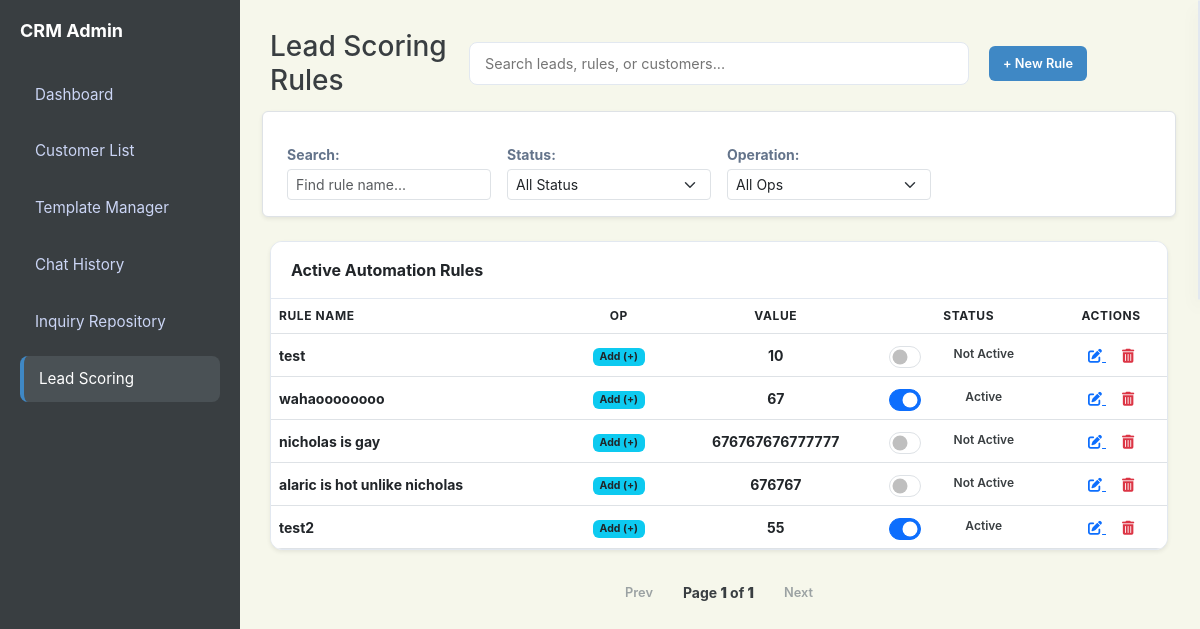
/scoring, run on an earlier commit of the app's database.
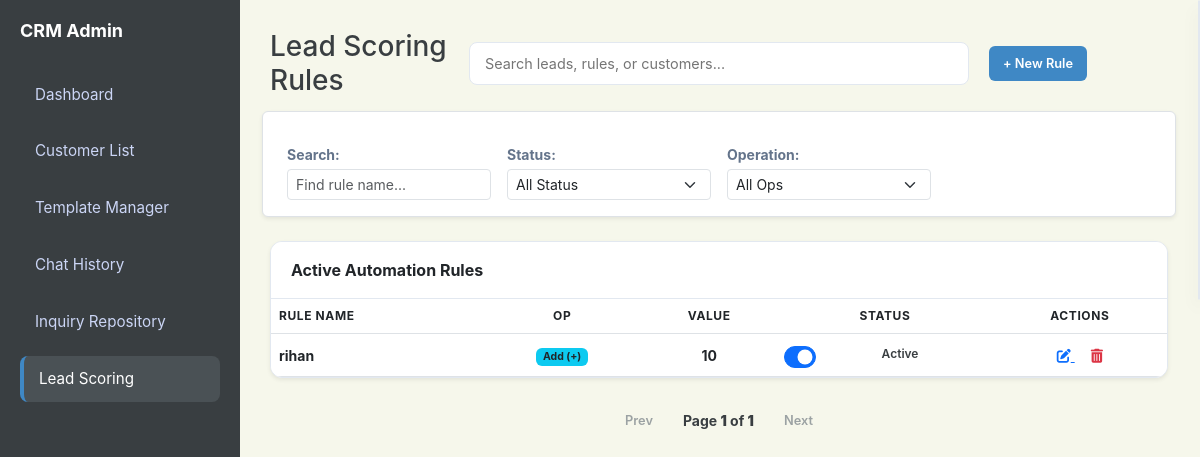
And on a later commit of the database.
### app.py (models this page shows)
class Rule(db.Model):
    id = db.Column(db.Integer, primary_key=True)
    name = db.Column(db.String(100), nullable=False)
    keywords = db.Column(db.String(200), nullable=False)
    score = db.Column(db.Integer, nullable=False)
    operation = db.Column(db.String(10), nullable=False, default='+')
    active = db.Column(db.Boolean, default=True)

### app.py (the view)
@app.route('/scoring')
def lead_scoring():
    rules = Rule.query.all()
    return render_template('lead-scoring.html', rules=rules)

### app.py (called while the page is built)
@app.context_processor
def inject_search_data():
    customers = Customer.query.all()
    inquiries = Inquiry.query.all()
    rules = Rule.query.all()
    search_seed = []
    for c in customers:
        search_seed.append({"display": c.name, "category": "Customer", "page": "/customers"})
    for i in inquiries:
        search_seed.append({"display": f"Inquiry: {i.customer}", "category": "Inquiry", "page": f"/inquiry/{i.id}"})
    for r in rules:
        search_seed.append({"display": r.name, "category": "Rule", "page": "/scoring"})
    return dict(search_seed=search_seed)

### templates/lead-scoring.html (shortened to what this page needs)
<!DOCTYPE html>
<html lang="en">
<head>
    <link href="https://cdn.jsdelivr.net/npm/bootstrap@5.3.0/dist/css/bootstrap.min.css" rel="stylesheet">
    <link rel="stylesheet" href="https://cdnjs.cloudflare.com/ajax/libs/font-awesome/6.0.0/css/all.min.css">
    <link rel="stylesheet" href="{{ url_for('static', filename='style.css') }}">
</head>
<body id="page-scoring">
    <aside class="sidebar">
        <h2>CRM Admin</h2>
        <a href="/dashboard" class="nav-link nav-dashboard">Dashboard</a>
        <a href="/customers" class="nav-link nav-customers">Customer List</a>
        <a href="/templates-manager" class="nav-link nav-templates">Template Manager</a>
        <a href="/history" class="nav-link nav-history">Chat History</a>
        <a href="/repository" class="nav-link nav-repository">Inquiry Repository</a>
        <a href="/scoring" class="nav-link nav-scoring active">Lead Scoring</a>
    </aside>
    <main class="main">
        <div class="header">
            <div class="header-left">
                <h1 class="h3 mb-0">Lead Scoring Rules</h1>
            </div>
            <div class="search-container">
                <input type="text" placeholder="Search leads, rules, or customers..." class="taskbar-search">
            </div>
            <div class="header-right">
                <a href="{{ url_for('add_rule') }}" class="btn btn-blue">+ New Rule</a>
            </div>
        </div>
        <div class="row g-3 mb-4 p-3 bg-white border rounded shadow-sm align-items-end">
            <div class="col-md-3">
                <label class="small fw-bold mb-1 d-block">Search:</label>
                <input type="text" id="searchInput" class="form-control form-control-sm" placeholder="Find rule name..."
                    onkeyup="applyFilters()">
            </div>
            <div class="col-md-3">
                <label class="small fw-bold mb-1 d-block">Status:</label>
                <select id="filterStatus" class="form-select form-select-sm" onchange="applyFilters()">
                    <option value="all">All Status</option>
                </select>
            </div>
            <div class="col-md-3">
                <label class="small fw-bold mb-1 d-block">Operation:</label>
                <select id="filterOperation" class="form-select form-select-sm" onchange="applyFilters()">
                    <option value="all">All Ops</option>
                </select>
            </div>
        </div>
        <div class="card p-0 shadow-sm overflow-hidden">
            <div class="card-header bg-white py-3 fw-bold">Active Automation Rules</div>
            <div class="table-responsive">
                <table class="table mb-0">
                    <thead class="bg-light small text-uppercase">
                        <tr>
                            <th>Rule Name</th>
                            <th class="text-center">Op</th>
                            <th class="text-center">Value</th>
                            <th class="text-center">Status</th>
                            <th class="text-center">Actions</th>
                        </tr>
                    </thead>
                    <tbody id="ruleTable" class="align-middle">
                        {% if rules|length > 0 %}
                        {% for rule in rules %}
                        <tr>
                            <td class="fw-bold">{{ rule.name }}</td>
                            <td class="text-center">
                                <span class="badge bg-info text-dark">{{ rule.operation }}</span>
                            </td>
                            <td class="text-center fw-bold">{{ rule.score }}</td>
                            <td class="text-center">
                                <div class="status-toggle-container form-check form-switch">
                                    <span class="status-label">{{ 'Active' if rule.active else 'Not Active' }}</span>
                                    <input class="form-check-input" type="checkbox" role="switch"
                                        onchange="toggleStatus('{{ rule.id }}', this)" {% if rule.active %}checked{%
                                        endif %}>
                                </div>
                            </td>
                            <td class="text-center">
                                <a href="{{ url_for('edit_rule', id=rule.id) }}" class="text-primary me-3">
                                    <i class="fas fa-edit"></i>
                                </a>
                                <a href="{{ url_for('delete_rule', id=rule.id) }}" class="text-danger"
                                    onclick="return confirm('Delete this rule?')">
                                    <i class="fas fa-trash-alt"></i>
                                </a>
                            </td>
                        </tr>
                        {% endfor %}
                        {% else %}
                        <tr>
                            <td colspan="5" class="text-center p-5 text-muted">No rules found. Click "+ New Rule" to
                                start.</td>
                        </tr>
                        {% endif %}
                    </tbody>
                </table>
            </div>
        </div>
        <div class="pagination mt-3 justify-content-center d-flex align-items-center gap-3">
            <button id="page-prev" class="btn btn-sm btn-outline-secondary">Prev</button>
            <div id="page-indicator" class="small fw-bold">Page 1 of 1</div>
            <button id="page-next" class="btn btn-sm btn-outline-secondary">Next</button>
        </div>
    </main>
</body>
</html>

### static/style.css (style rules this page uses)
:root { --blue: #3F88C5; --red: #E94F37; --green: #44BBA4; --gray: #64748b; --slate-900: #393E41; --slate-800: #4a5155; --border-radius: 12px; --bg-light: #F6F7EB; }
* { box-sizing: border-box; font-family: 'Inter', -apple-system, sans-serif; }
body { margin: 0; display: flex; background-color: var(--bg-light); color: var(--slate-900); height: 100vh; overflow: hidden; }
.sidebar { width: 240px; background: var(--slate-900); color: #fff; min-height: 100vh; padding: 20px; flex-shrink: 0; }
.sidebar h2 { font-size: 18px; margin-bottom: 30px; font-weight: 700; color: #fff; }
.nav-link { display: block; padding: 12px 15px; color: #cbd5f5; text-decoration: none; border-radius: 8px; margin-bottom: 10px; font-size: 0.95rem; transition: 0.2s; }
.nav-link:hover, .nav-link.active { background: var(--slate-800); color: #fff; }
.main { flex: 1; padding: 30px; overflow-y: auto; }
.header { display: grid; grid-template-columns: 1fr auto 1fr; align-items: center; margin-bottom: 30px; gap: 20px; width: 100%; }
.header-left { display: flex; align-items: center; gap: 15px; }
.card { background: white; padding: 25px; border-radius: var(--border-radius); box-shadow: 0 4px 6px -1px rgba(0,0,0,0.1); border: 1px solid #e2e8f0; margin-bottom: 25px; }
.card-header { padding: 20px; border-bottom: 1px solid #e2e8f0; display: flex; justify-content: space-between; align-items: center; }
table { width: 100%; border-collapse: collapse; }
th { text-align: left; padding: 15px 20px; background: var(--bg-light); color: var(--gray); font-size: 12px; text-transform: uppercase; letter-spacing: 0.05em; }
td { padding: 15px 20px; border-top: 1px solid #e2e8f0; font-size: 14px; }
label { display: block; font-size: 0.8rem; margin-bottom: 5px; color: var(--gray); font-weight: 600; }
input, textarea, select { width: 100%; padding: 10px; border: 1px solid #e2e8f0; border-radius: 6px; font-size: 0.9rem; outline: none; }
.btn { padding: 8px 14px; border: none; border-radius: 6px; cursor: pointer; font-size: 0.8rem; font-weight: 600; transition: 0.2s; text-decoration: none; display: inline-block; }
.btn-blue, .btn-primary { background: var(--blue); color: white; }
.pagination { display: flex; justify-content: center; align-items: center; gap: 15px; margin-top: 25px; }
#page-dashboard .nav-dashboard, #page-customers .nav-customers, #page-history .nav-history, #page-repository .nav-repository, #page-templates .nav-templates, #page-scoring .nav-scoring { background: var(--slate-800); color: #fff; border-left: 4px solid var(--blue); }
.search-container { width: 500px; display: flex; position: relative; }
.taskbar-search { width: 100%; padding: 10px 15px; border: 1px solid #e2e8f0; border-radius: 8px; font-size: 0.9rem; background: #fff; outline: none; transition: border-color 0.2s; }
.text-center { text-align: center; }
.status-label { font-size: 12px; font-weight: 600; color: var(--slate-900); margin-right: 5px; }
.status-toggle-container .form-check-input { width: 32px; height: 16px; cursor: pointer; }
.sidebar { z-index: 100; }

What changed in the data, as far as the page shows it:
removed Rule: name "wahaoooooooo", operation "Add (+)", score "67", active "Active", active "☑"
removed Rule: name "nicholas is gay", operation "Add (+)", score "676767676777777", active "Not Active"
removed Rule: name "alaric is hot unlike nicholas", operation "Add (+)", score "676767", active "Not Active"
removed Rule: name "test2", operation "Add (+)", score "55", active "Active", active "☑"
changed Rule "Add (+)": name "test" → "rihan"; active "Not Active" → "Active"; active "☐" → "☑"
